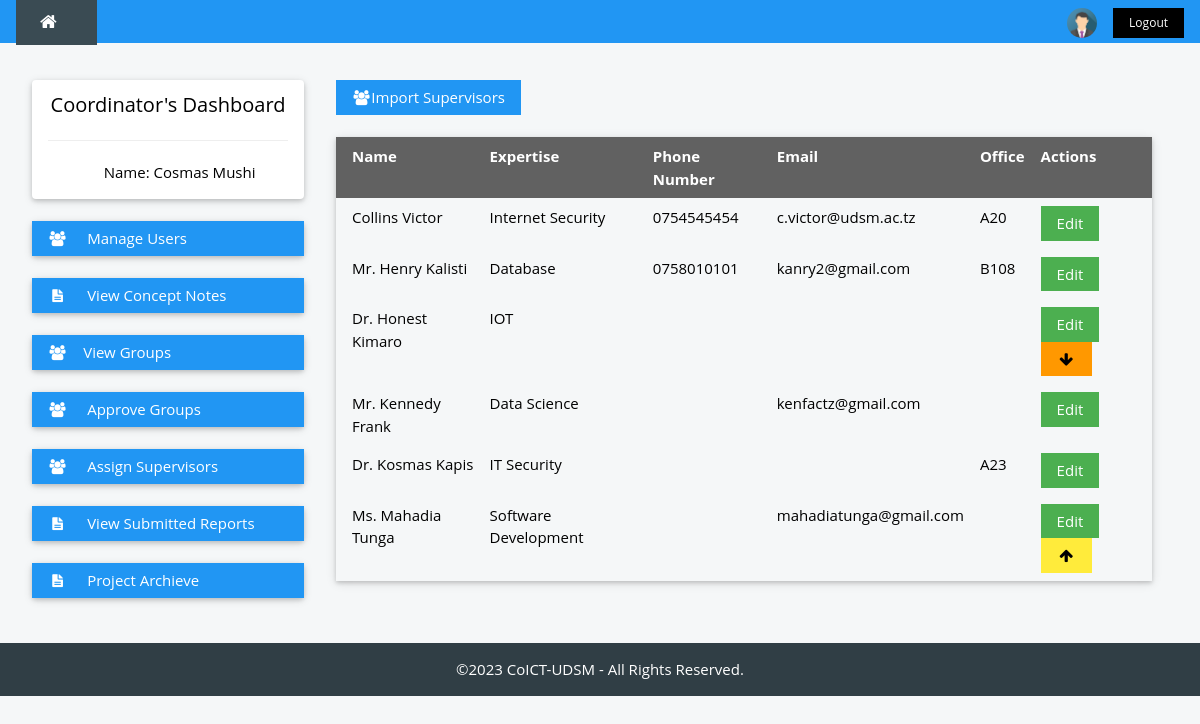
The app's page /coordinator/manage-supervisor.php (signed in) with its own data.
### tables this page shows
CREATE TABLE IF NOT EXISTS `supervisor` (
  `empId` varchar(20) NOT NULL,
  `fName` varchar(25) NOT NULL,
  `lName` varchar(25) NOT NULL,
  `email` varchar(25) NOT NULL,
  `phoneNo` varchar(15) NOT NULL,
  `expertise` varchar(50) NOT NULL,
  `office` varchar(5) NOT NULL,
  PRIMARY KEY (`empId`),
  KEY `empId` (`empId`)
);

### coordinator/manage-supervisor.php (the view, shortened to what this page needs)
<?php
  include '../header.php';
  $result = mysqli_query($dbcon, "SELECT * FROM supervisor") or die(mysql_error());
?>
<div class="w3-container " style="max-width:1400px;margin-top:80px">
  <div class="w3-row-padding">
    <div class="w3-col m3 ">
    <?php
      include 'coord-nav.php';
    ?>
    </div>
    <div class="w3-col m9">
      <div id="main">
      <div class="w3-row-padding w3-container">
        <div id="import" class="">
			<button onclick="importSupervisor()" class="w3-btn w3-blue"><i class="fa fa-users fa-fw "></i>Import Supervisors</button>
		 </div>
		<br />
		<div class="w3-card-2 ">
			<table class="w3-table w3-hoverable" border="0">
				<thead>
				  <tr class="w3-dark-grey">
				    <th>Name</th>
				    <th>Expertise</th>
				    <th>Phone Number</th>
				    <th>Email</th>
				    <th>Office</th>
				    <th>Actions</th>
				  </tr>
				</thead>
				<?php
					while($user_sup = mysqli_fetch_array($result)) {
				  	$theuser = $user_sup['empId'];
				  	$roleresult = mysqli_query($dbcon, "SELECT * FROM login WHERE user = '$theuser'  ") or die(mysql_error());
					$user_role= mysqli_fetch_array($roleresult);
					$role = $user_role['role'];
				?>
				<tr>
				  <td><?php echo $user_sup['fName']." ".$user_sup['lName']; ?></td>
				  <td><?php echo $user_sup['expertise']; ?></td>
				  <td><?php echo $user_sup['phoneNo']; ?></td>
				  <td><?php echo $user_sup['email']; ?></td>
				  <td><?php echo $user_sup['office'];  ?></td>
				  <td>
				  	<?php echo '<a href="edituser.php?user='.$theuser.'"><button class="w3-btn w3-green"'; ?> >Edit</button></a>
				  	<?php
				  	if ($role=="1") {
				  			echo '<button class="w3-btn w3-yellow" onclick="upgradeUser()"><i class="fa fa-arrow-up fa-fw "></i></button>';
				  	} elseif ($role=="0" )  {
				  			echo '<button class="w3-btn w3-orange" onclick="downgradeUser()"><i class="fa fa-arrow-down fa-fw "></i></button>';
				  		}
				  	 ?>
				  </td>
				</tr>
				<?php } ?>
			</table>
	        </div>
	      </div>
	      <br />
	      </div>
    </div>
  </div>
</div>
<br>
<?php
  include '../footer.php';
?>

### styles/w3.css (style rules this page uses)
*,*:before,*:after { box-sizing:inherit }
body { margin:0 }
a { background-color:transparent;-webkit-text-decoration-skip:objects }
button,input,select,textarea { font:inherit;margin:0 }
button,input { overflow:visible }
button,select { text-transform:none }
button,html [type=button],[type=reset],[type=submit] { -webkit-appearance:button }
html,body { font-family:Verdana,sans-serif;font-size:15px;line-height:1.5 }
a { color:inherit }
.w3-table,.w3-table-all { border-collapse:collapse;border-spacing:0;width:100%;display:table }
.w3-table td,.w3-table th,.w3-table-all td,.w3-table-all th { padding:8px 8px;display:table-cell;text-align:left;vertical-align:top }
.w3-table th:first-child,.w3-table td:first-child,.w3-table-all th:first-child,.w3-table-all td:first-child { padding-left:16px }
.w3-btn,.w3-btn-block { border:none;display:inline-block;outline:0;padding:6px 16px;vertical-align:middle;overflow:hidden;text-decoration:none!important;color:#fff;background-color:#000;text-align:center;cursor:pointer;white-space:nowrap }
.w3-btn,.w3-btn-floating,.w3-btn-floating-large,.w3-closenav,.w3-opennav { -webkit-touch-callout:none;-webkit-user-select:none;-khtml-user-select:none;-moz-user-select:none;-ms-user-select:none;user-select:none }
.w3-btn,.w3-btn-floating,.w3-dropnav a,.w3-btn-floating-large,.w3-btn-block,.w3-hover-shadow,.w3-hover-opacity,.w3-hover-opacity-off,.w3-hover-sepia,.w3-hover-grayscale,.w3-hover-greyscale, .w3-navbar a,.w3-sidenav a,.w3-pagination li a,.w3-hoverable tbody tr,.w3-hoverable li,.w3-accordion-content a,.w3-dropdown-content a,.w3-dropdown-click:hover,.w3-dropdown-hover:hover,.w3-opennav,.w3-closenav,.w3-closebtn, .w3-hover-amber,.w3-hover-aqua,.w3-hover-blue,.w3-hover-light-blue,.w3-hover-brown,.w3-hover-cyan,.w3-hover-blue-grey,.w3-hover-green,.w3-hover-light-green,.w3-hover-indigo,.w3-hover-khaki,.w3-hover-lime,.w3-hover-orange,.w3-hover-deep-orange,.w3-hover-pink, .w3-hover-purple,.w3-hover-deep-purple,.w3-hover-red,.w3-hover-sand,.w3-hover-teal,.w3-hover-yellow,.w3-hover-white,.w3-hover-black,.w3-hover-grey,.w3-hover-light-grey,.w3-hover-dark-grey,.w3-hover-text-amber,.w3-hover-text-aqua,.w3-hover-text-blue,.w3-hover-text-light-blue, .w3-hover-text-brown,.w3-hover-text-cyan,.w3-hover-text-blue-grey,.w3-hover-text-green,.w3-hover-text-light-green,.w3-hover-text-indigo,.w3-hover-text-khaki,.w3-hover-text-lime,.w3-hover-text-orange,.w3-hover-text-deep-orange,.w3-hover-text-pink,.w3-hover-text-purple, .w3-hover-text-deep-purple,.w3-hover-text-red,.w3-hover-text-sand,.w3-hover-text-teal,.w3-hover-text-yellow,.w3-hover-text-white,.w3-hover-text-black,.w3-hover-text-grey,.w3-hover-text-light-grey,.w3-hover-text-dark-grey { -webkit-transition:background-color .3s,color .15s,box-shadow .3s,opacity 0.3s,filter 0.3s;transition:background-color .3s,color .15s,box-shadow .3s,opacity 0.3s,filter 0.3s }
.w3-main,#main { transition:margin-left .4s }
.w3-container:after,.w3-panel:after,.w3-row:after,.w3-row-padding:after,.w3-topnav:after,.w3-clear:after,.w3-btn-group:before,.w3-btn-group:after,.w3-btn-bar:before,.w3-btn-bar:after { content:"";display:table;clear:both }
.w3-col,.w3-half,.w3-third,.w3-twothird,.w3-threequarter,.w3-quarter { float:left;width:100% }
@media only screen and (min-width:601px) { .w3-col.m3,.w3-quarter { width:24.99999% } }
@media only screen and (min-width:601px) { .w3-col.m9,.w3-threequarter { width:74.99999% } }
.w3-row-padding,.w3-row-padding>.w3-half,.w3-row-padding>.w3-third,.w3-row-padding>.w3-twothird,.w3-row-padding>.w3-threequarter,.w3-row-padding>.w3-quarter,.w3-row-padding>.w3-col { padding:0 8px }
.w3-container { padding:0.01em 16px }
.w3-card-2,.w3-example { box-shadow:0 2px 4px 0 rgba(0,0,0,0.16),0 2px 10px 0 rgba(0,0,0,0.12)!important }
.w3-blue,.w3-hover-blue:hover { color:#fff!important;background-color:#2196F3!important }
.w3-green,.w3-hover-green:hover { color:#fff!important;background-color:#4CAF50!important }
.w3-orange,.w3-hover-orange:hover { color:#000!important;background-color:#ff9800!important }
.w3-yellow,.w3-hover-yellow:hover { color:#000!important;background-color:#ffeb3b!important }
.w3-dark-grey,.w3-hover-dark-grey:hover,.w3-dark-gray,.w3-hover-dark-gray:hover { color:#fff!important;background-color:#616161!important }

### styles/w3-theme-blue-grey.css (style rules this page uses)
.w3-theme-l5 { color:#000 !important; background-color:#f5f7f8 !important }

### header.php (style rules this page uses)
html,body,h1,h2,h3,h4,h5 { font-family: "Open Sans", sans-serif }

### records on screen
supervisor: fName "Collins", lName "Victor", expertise "Internet Security", phoneNo "0754545454", email "c.victor@udsm.ac.tz", office "A20"
supervisor: fName "Mr. Henry", lName "Kalisti", expertise "Database", phoneNo "0758010101", email "kanry2@gmail.com", office "B108"
supervisor: fName "Dr. Honest", lName "Kimaro", expertise "IOT"
supervisor: fName "Mr. Kennedy", lName "Frank", expertise "Data Science", email "kenfactz@gmail.com"
supervisor: fName "Dr. Kosmas", lName "Kapis", expertise "IT Security", office "A23"
supervisor: fName "Ms. Mahadia", lName "Tunga", expertise "Software Development", email "mahadiatunga@gmail.com"

### other values on screen
$yr[year] "2023"
